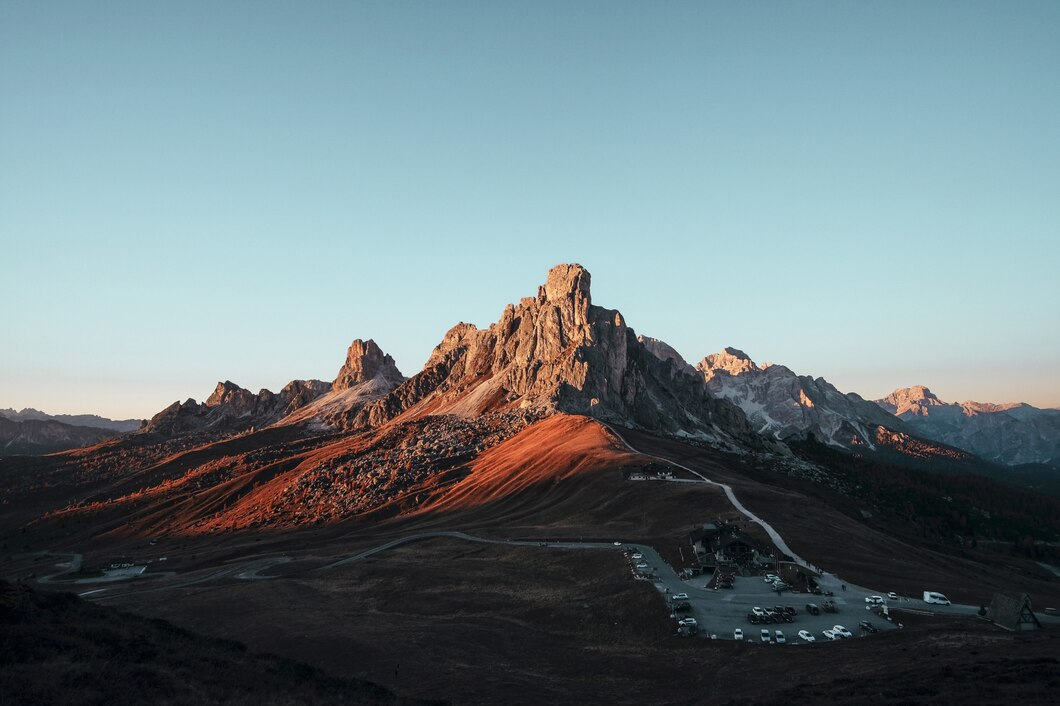
#> input picture Machine_Learning/ComputerVision/mountain.jpg, 1060 x 706 px
$ jupyter execute exploring_color_models.ipynb
#> lines starting #> are read from the running program, lines starting #| are printed output that depends on the picture
[cell 1]
import cv2

[cell 2]
bgr_image = cv2.imread("./mountain.jpg")
#> bgr_image is the input picture: shape (706, 1060, 3); mean B, G, R 128.1, 123.5, 107.8

[cell 3]
# Convert to grayscale
gray_image = cv2.cvtColor(bgr_image, cv2.COLOR_BGR2GRAY)
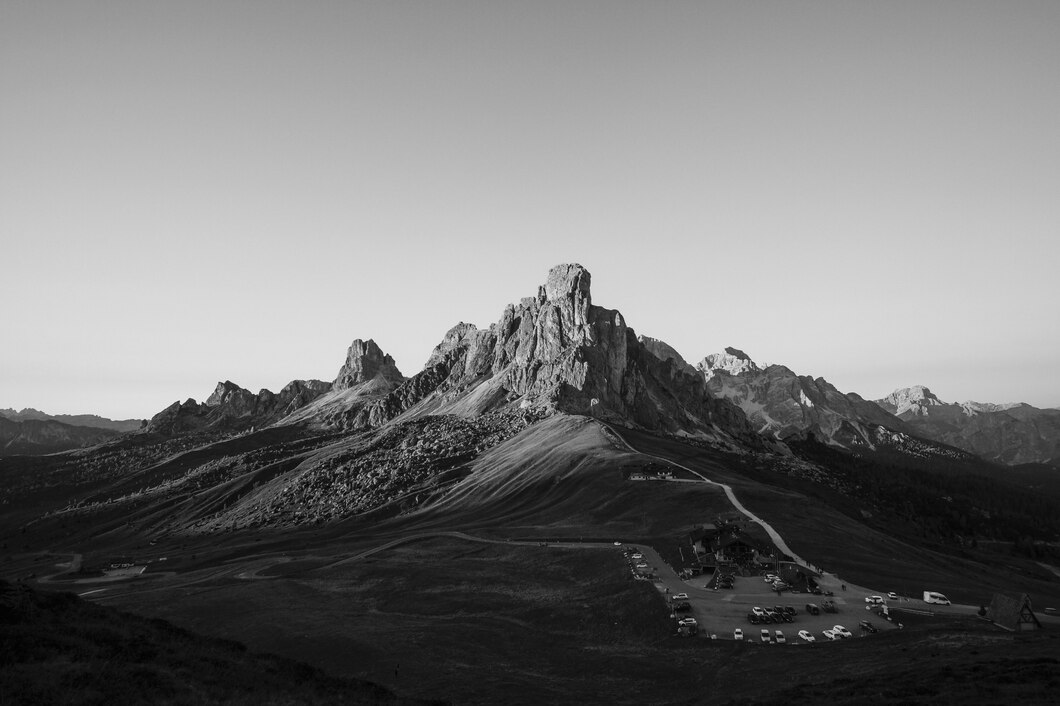
#> gray_image: shape (706, 1060); min 0, max 247, mean 119.3
cv2.imwrite("./gray_image.jpg", gray_image)
#> Out = True

[cell 4]
# Convert to HSV
hsv_image = cv2.cvtColor(bgr_image, cv2.COLOR_BGR2HSV)
#> hsv_image: shape (706, 1060, 3); mean H, S, V 89.4, 61.9, 133.6
cv2.imwrite("./hsv_image.jpg", hsv_image)
#> Out = True

[cell 5]
# Convert to LAB
lab_image = cv2.cvtColor(bgr_image, cv2.COLOR_BGR2LAB)
#> lab_image: shape (706, 1060, 3); mean of channels 0, 1, 2 124.6, 124.4, 124.1
cv2.imwrite("./lab_image.jpg", lab_image)
#> Out = True

[cell 6]
# Convert to RGB
rgb_image = cv2.cvtColor(bgr_image, cv2.COLOR_BGR2RGB)
cv2.imwrite("./rgb_image.jpg", rgb_image)
#> Out = True

[cell 7]
# Convert to RGB
cv2.imwrite("./bgr_image.jpg", bgr_image)
#> Out = True


$ run again, with Machine_Learning/ComputerVision/Area.jpg copied over Machine_Learning/ComputerVision/mountain.jpg
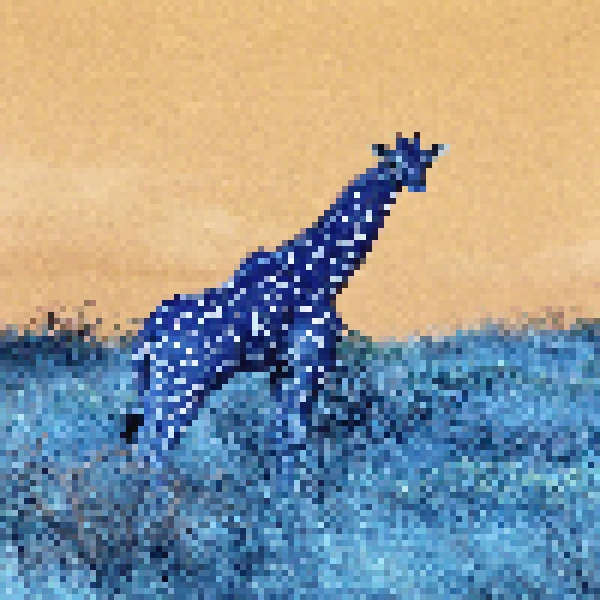
#> input picture Machine_Learning/ComputerVision/Area.jpg, 600 x 600 px
#> bgr_image is the input picture: shape (600, 600, 3); mean B, G, R 150.5, 154.3, 151.6
#> `gray_image = cv2.cvtColor(bgr_image, cv2.COLOR_BGR2GRAY)`:
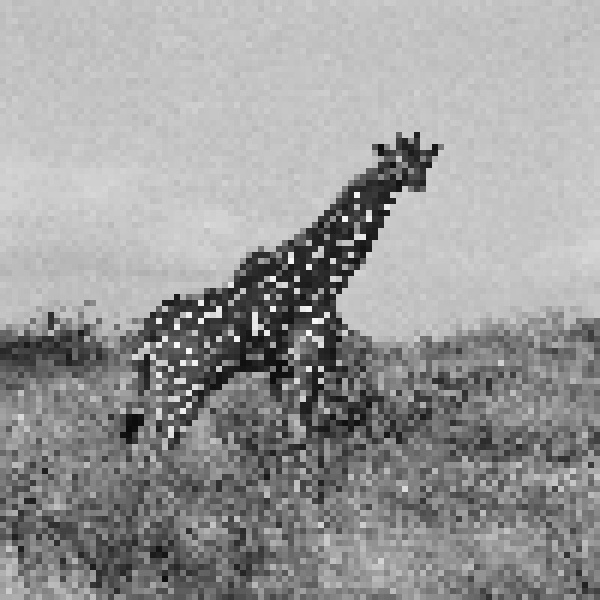
#> gray_image: shape (600, 600); min 8, max 252, mean 153
#> `cv2.imwrite("./gray_image.jpg", gray_image)`: Out = True
#> hsv_image: shape (600, 600, 3); mean H, S, V 61.4, 123.9, 196.6
#> lab_image: shape (600, 600, 3); mean of channels 0, 1, 2 162.6, 131.2, 129.5
